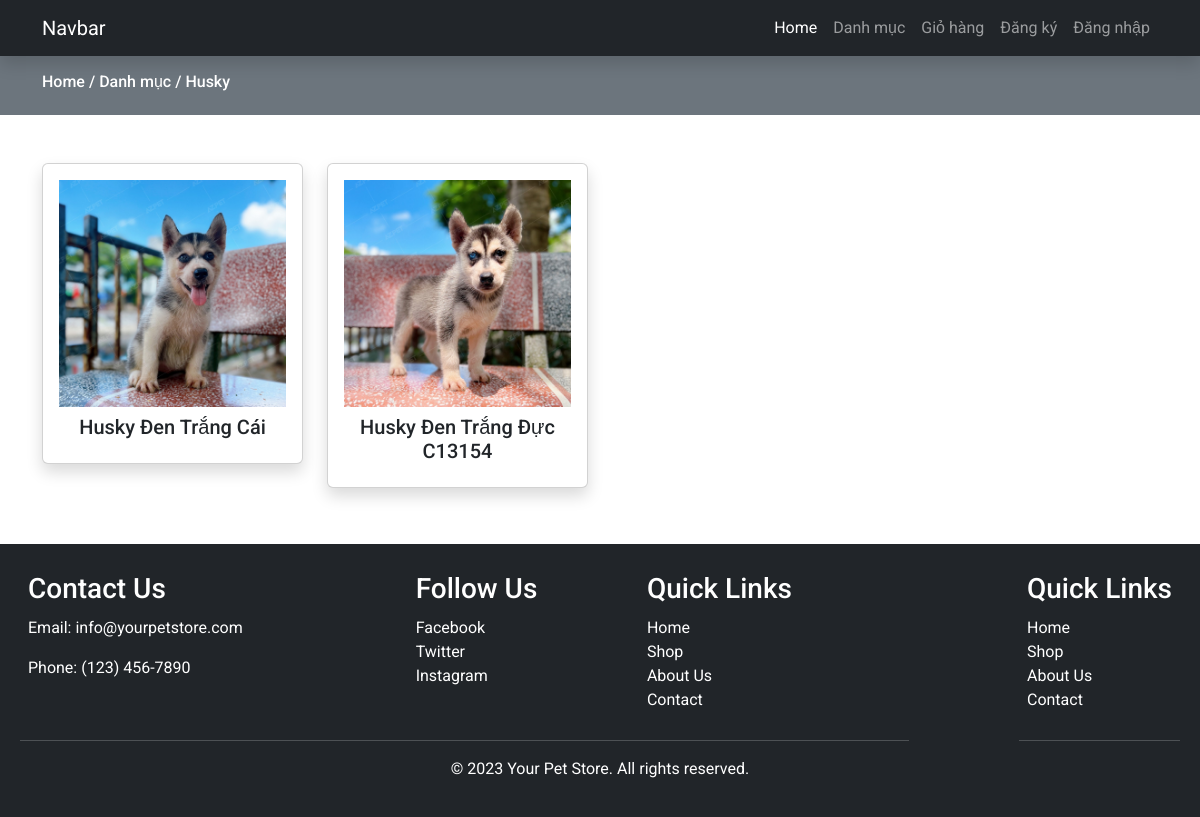
The app's page /products.php?category_id=42 with its own data.
### tables this page shows
CREATE TABLE `categories` (
  `id` int(11) NOT NULL,
  `name` varchar(200) NOT NULL,
  `type` tinytext NOT NULL,
  `image` varchar(200) NOT NULL,
  `meta_title` varchar(200) DEFAULT NULL,
  `status` tinyint(4) NOT NULL DEFAULT 0,
  `popular` tinyint(4) NOT NULL DEFAULT 0,
  `careated_at` timestamp NOT NULL DEFAULT current_timestamp()
);

CREATE TABLE `products` (
  `id` int(11) NOT NULL,
  `category_id` int(11) NOT NULL,
  `name` varchar(200) NOT NULL,
  `gender` tinyint(4) DEFAULT NULL,
  `month` int(11) DEFAULT NULL,
  `description` text NOT NULL,
  `original_price` int(11) NOT NULL,
  `selling_price` int(11) NOT NULL,
  `image` varchar(200) NOT NULL,
  `quantity` int(11) NOT NULL,
  `status` tinyint(4) NOT NULL,
  `create_at` timestamp NOT NULL DEFAULT current_timestamp()
);

### products.php (the view, shortened to what this page needs)
<?php
include 'includes/header.php';
include 'config/connect.php';
$category_id = $_GET['category_id'];
$statement = $pdo -> prepare("SELECT * FROM products WHERE status = '0' and category_id = '$category_id' ");
$statement ->execute();
$products = $statement ->fetchAll(PDO::FETCH_ASSOC);
$select_category = $pdo-> prepare("SELECT name FROM categories WHERE id = '$category_id'");
$select_category->execute();
$category = $select_category ->fetch(PDO::FETCH_ASSOC);
?>
<div class="py-3 bg-secondary">
    <div class="container">
        <h6 class="text-white"> <a href="index.php">Home</a> / <a href="categories.php">Danh mục</a> / <?= $category['name']?></h6>
    </div>
</div>
<div class="py-5">
    <div class="container">
        <div class="row">
            <div class="col-md-12">
                <div class="row">
                    <?php
                    foreach ($products as $item)
                    {
                        ?>
                        <div class="col-md-3 mb-2">
                            <a href="product-view.php?id=<?=$item['id']?>">
                                <div class="card shadow">
                                    <div class="card-body">
                                        <img src="uploads/<?=$item['image']?>" class="w-100" alt="">
                                        <h5 class="text-center mt-2"><?= $item['name']?></h5>
                                    </div>
                                </div>
                            </a>
                        </div>
                        <?php
                    }
                    ?>
                </div>
            </div>
        </div>
    </div>
</div>
<?php include 'includes/footer.php'?>

### assets/css/custom.css (style rules this page uses)
* { font-family: 'Roboto', sans-serif; }

### products.php (style rules this page uses)
a { color: white; text-decoration: none; }

### records on screen
categories: name "Husky"
products: image (picture), name "Husky Đen Trắng Cái"
products: image (picture), name "Husky Đen Trắng Đực C13154"
